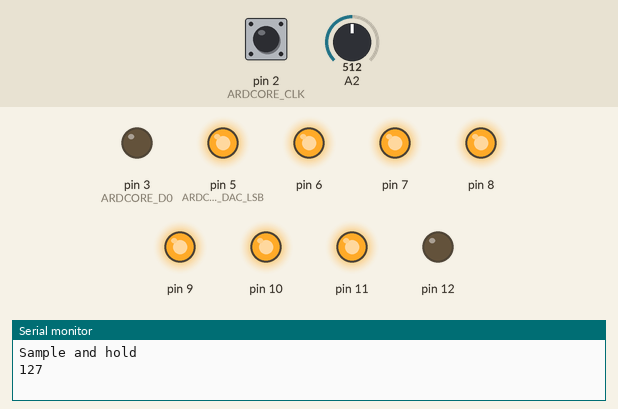
Recording of a sketch running on a simulated Arduino Uno, built with avr-gcc and run on an emulated ATmega328P. Shown: output pins drawn as LEDs (lit = HIGH), the last lines printed to the serial monitor. Dashed ring = blinking. Inputs (shaded band) come from the test bench; at power-on: pin 2 (ARDCORE_CLK) HIGH, A2 = 512.

Above: at 1.2 s.
1.3 s: pin 2 (ARDCORE_CLK) pulsed LOW 5 times (0.12 s each, 0.3 s apart)
At 1.8 s:
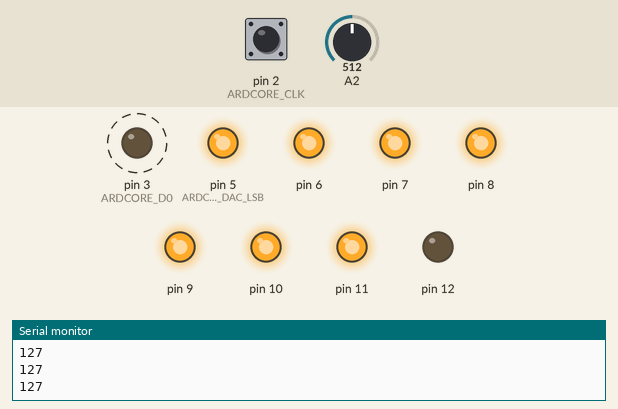
Timing chart, 0 to 4.3 s (numbered marks = the images above; inputs shaded):
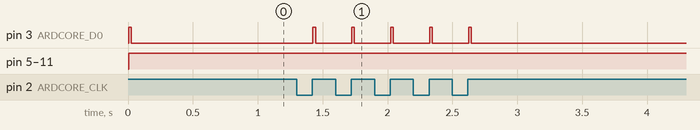

Measured:
- after the input at 1.3 s, pin 3 (ARDCORE_D0): alternates HIGH for 0.02 s and LOW for 0.28 s, 10 changes in all, then stays LOW, starting after 0.13 s

The sketch:

sample-and-hold.ino
```cpp
// Sample and Hold
//
//  I/O Usage:
//    Knob A0: not used
//    Knob A1: not used
//    Knob A2: attenuates input CV on A2 jack
//    Knob A3: not used
//    Analog In 1: input cv to be sampled
//    Analog In 2:
//    Digital Out 1: LED lights when have a new quantised note
//    Digital Out 2:
//    Clock In: trigger signal to begin a sample
//    Analog Out: held CV
//
//  Arduino Pin Usage:
//
//    A0 = A0 knob
//    A1 = A1 knob
//    A2 = A2 CV input
//    A3 = A3 CV input
//    D0-D1 = unused
//    D2 = Ardcore CLK in (interrupt driven)
//    D3 = Ardcore D0 gate/trigger output
//    D4 = Ardcore D1 gate/trigger output
//    D5-D12 = Ardcore DAC output (pin5 is LSB, 12 is MSB)
//
//  Output Expander:  not used
//
//  Tip: Make sure the A2 knob is turned fully CW to allow
//       reading the voltage on A2 input without attenuation.
//

const int ARDCORE_CLK     = 2;
const int ARDCORE_D0      = 3;
const int ARDCORE_D1      = 4;
const int ARDCORE_DAC_LSB = 5;

volatile bool noteChanged = true;
int  sampledCV            = 0;
int  currentValue         = 0;

void setup() {

  // set up the digital outputs
  pinMode(ARDCORE_D0, OUTPUT);
  digitalWrite(ARDCORE_D0, LOW);

  // set up the 8-bit DAC output pins
  for (int i = 0; i < 8; i++) {
    pinMode(ARDCORE_DAC_LSB + i, OUTPUT);
    digitalWrite(ARDCORE_DAC_LSB + i, LOW);
  }

  // set up the CLK trigger input
  attachInterrupt(digitalPinToInterrupt(ARDCORE_CLK), sample, RISING);

  Serial.begin(57600);
  Serial.println("Sample and hold");
}

void loop() {

  if (noteChanged)
  {
    noteChanged = false;
    delay(5);               // slight delay to allow CV to change after clock

    // sample the input
    int v = deJitter(analogRead(2), currentValue);
    currentValue = v;

    sampledCV = map(v, 0, 1023, 0, 255);
    Serial.println(sampledCV);

    // write it to the DAC:
    dacOutput(byte(sampledCV));

    // Blink the Ardcore D0 LED to indicate the note changed
    digitalWrite(ARDCORE_D0, HIGH);
    delay(20);
    digitalWrite(ARDCORE_D0, LOW);
  }
}

// CLK input interrupt handler
void sample()
{
  noteChanged = true;
}

//  dacOutput(byte) - deal with the DAC output
//  -----------------------------------------
void dacOutput(byte v)
{
  PORTB = (PORTB & B11100000) | (v >> 3);
  PORTD = (PORTD & B00011111) | ((v & B00000111) << 5);
}

//  deJitter(int, int) - smooth jitter input
//  ----------------------------------------
int deJitter(int v, int test)
{
  if (abs(v - test) > 8) {
    return v;
  }
  return test;
}
```
